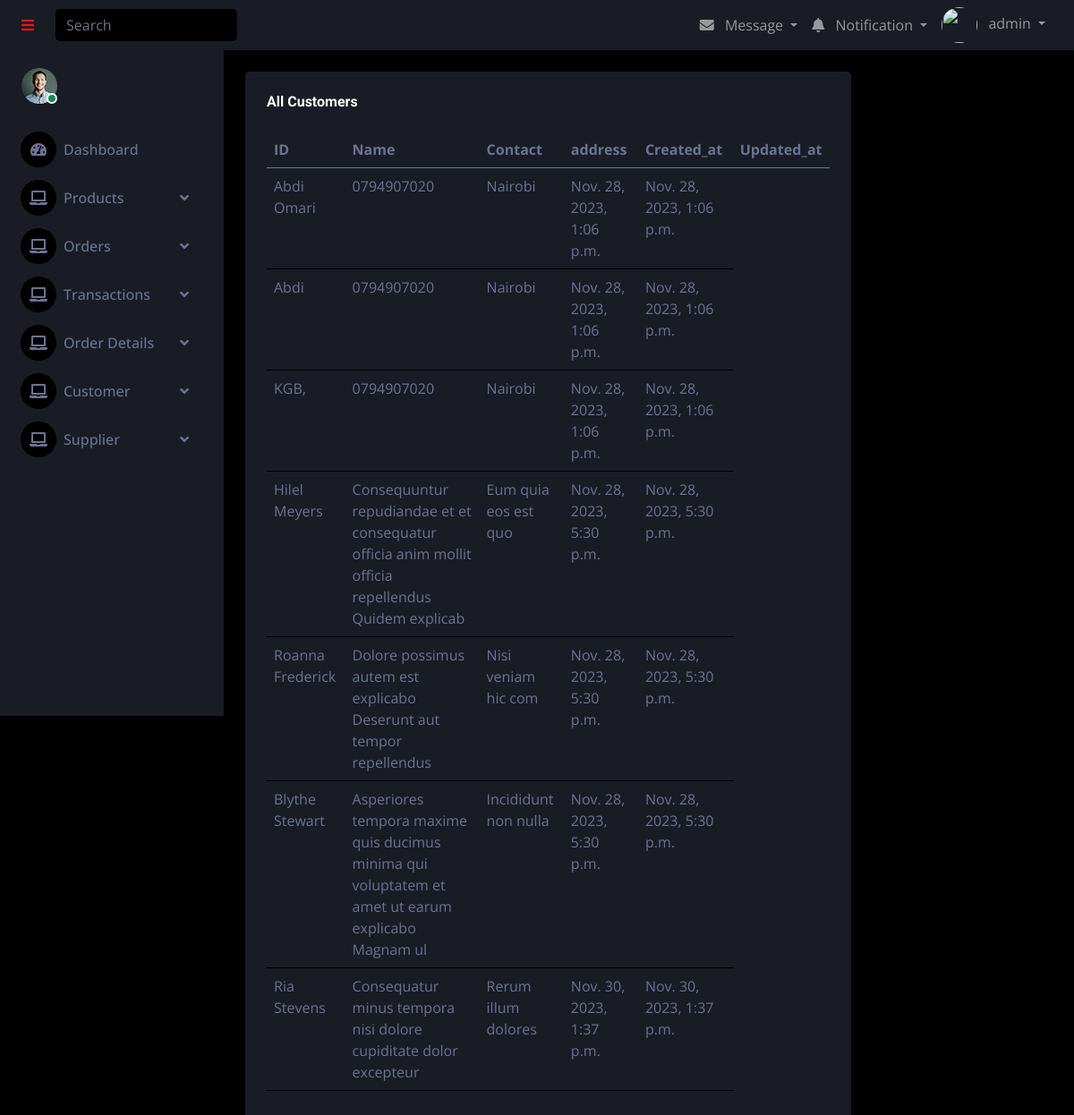
The app's page /Customer/ (signed in) with its own data.
### inventory_app/models.py (models this page shows, shortened)
class Customer(models.Model):
    name = models.CharField(max_length=100)
    contact = models.CharField(max_length=100)
    address = models.TextField()
    created_at = models.DateTimeField(auto_now_add=True, null=True)  # Once during creation
    updated_at = models.DateTimeField(auto_now=True, null=True)  # Every time an update happens

### inventory_app/views.py (the view)
# urls.py: path('Customer/', views.view_customers, name='view_customers'),
@login_required
def view_customers(request):
    customers = Customer.objects.all()
    paginator = Paginator(customers, 20)
    page_number = request.GET.get("page")
    data = paginator.get_page(page_number)
    return render(request, "view_customers.html", {"customers": customers})

### templates/view_customers.html (shortened to what this page needs)
{% extends "layout/master.html" %}
{% load humanize %}
{% block content %}
    <div class="container-fluid position-relative d-flex p-0">
     <div class="content">
      <div class="container-fluid pt-4 px-4">
     <div class="col-sm-12 col-xl-9">
                        <div class="bg-secondary rounded h-100 p-4">
                            <h6 class="mb-4">All Customers</h6>
                            <table class="table table-hover">
                                <thead>
                                    <tr>
                                        <th scope="col">ID</th>
                                        <th scope="col">Name</th>
                                        <th scope="col">Contact</th>
                                        <th scope="col">address</th>
                                        <th scope="col">Created_at</th>
                                        <th scope="col">Updated_at</th>
                                    </tr>
                                </thead>
                                <tbody>
                                {% for customer in customers %}
                                    <tr>
                                        <td>{{ customer.name }}</td>
                                        <td>{{ customer.contact }}</td>
                                        <td>{{ customer.address }}</td>
                                        <td>{{ customer.created_at }}</td>
                                        <td>{{ customer.updated_at }}</td>
                                    </tr>
                                {% endfor %}
                                </tbody>
                            </table>
                        </div>
                    </div>
      </div>
     </div>
    </div>
{% endblock %}

### templates/partials/header.html (shortened to what this page needs)
{% load static %}
        <div class="sidebar pe-4 pb-3">
            <nav class="navbar bg-secondary navbar-dark">
                <a href="{% url 'home' %}" class="navbar-brand mx-4 mb-3">
                    <h3 class="text-primary">Bonita IMS</h3>
                </a>
                <div class="d-flex align-items-center ms-4 mb-4">
                    <div class="position-relative">
                        <img class="rounded-circle" src="{% static 'app/img/user.jpg' %}" alt=""
                             style="width: 40px;
                        height:
                        40px;">
                        <div class="bg-success rounded-circle border border-2 border-white position-absolute end-0 bottom-0 p-1"></div>
                    </div>
                </div>
                <div class="navbar-nav w-100">
                    <a href="{% url 'home' %}" class="nav-item nav-link"><i class="fa
                    fa-tachometer-alt me-2"></i>Dashboard</a>
                     <div class="nav-item dropdown">
                        <a href="#" class="nav-link dropdown-toggle" data-bs-toggle="dropdown"><i
                                class="fa fa-laptop me-2"></i>Products</a>
                    </div>
                     <div class="nav-item dropdown">
                        <a href="#" class="nav-link dropdown-toggle" data-bs-toggle="dropdown"><i
                                class="fa fa-laptop me-2"></i>Orders</a>
                    </div>
                     <div class="nav-item dropdown">
                        <a href="#" class="nav-link dropdown-toggle" data-bs-toggle="dropdown"><i
                                class="fa fa-laptop me-2"></i>Transactions</a>
                    </div>
                      <div class="nav-item dropdown">
                        <a href="#" class="nav-link dropdown-toggle" data-bs-toggle="dropdown"><i
                                class="fa fa-laptop me-2"></i>Order Details</a>
                    </div>
                     <div class="nav-item dropdown">
                        <a href="#" class="nav-link dropdown-toggle" data-bs-toggle="dropdown"><i
                                class="fa fa-laptop me-2"></i>Customer</a>
                    </div>
                      <div class="nav-item dropdown">
                        <a href="#" class="nav-link dropdown-toggle" data-bs-toggle="dropdown"><i
                                class="fa fa-laptop me-2"></i>Supplier</a>
                    </div>
                </div>
            </nav>
        </div>
            <nav class="navbar navbar-expand bg-secondary navbar-dark sticky-top px-4 py-0">
                <a href="#" class="sidebar-toggler flex-shrink-0">
                    <i class="fa fa-bars"></i>
                </a>
                <form class="d-none d-md-flex ms-4">
                    <input aria-label="search" class="form-control bg-dark border-0" type="search"
                            placeholder="Search">
                </form>
                <div class="navbar-nav align-items-center ms-auto">
                    <div class="nav-item dropdown">
                        <a href="#" class="nav-link dropdown-toggle" data-bs-toggle="dropdown">
                            <i class="fa fa-envelope me-lg-2"></i>
                            <span class="d-none d-lg-inline-flex">Message</span>
                        </a>
                    </div>
                    <div class="nav-item dropdown">
                        <a href="#" class="nav-link dropdown-toggle" data-bs-toggle="dropdown">
                            <i class="fa fa-bell me-lg-2"></i>
                            <span class="d-none d-lg-inline-flex">Notification</span>
                        </a>
                    </div>
                    <div class="nav-item dropdown">
                        {% if user.is_authenticated %}
                        <a href="#" class="nav-link dropdown-toggle" data-bs-toggle="dropdown">
                            <img class="rounded-circle me-lg-2" src="{{ user.image }}" alt=""
                                 style="width:
                            40px; height: 40px;">
                            <span class="d-none d-lg-inline-flex">{{ user.username }}</span>
                        </a>
                        {% endif %}
                    </div>
                </div>
            </nav>

### static/app/css/style.css (style rules this page uses)
:root { --primary: #EB1616; --secondary: #191C24; --light: #6C7293; --dark: #000000; }
.sidebar { position: fixed; top: 0; left: 0; bottom: 0; width: 250px; height: 100vh; overflow-y: auto; background: var(--secondary); transition: 0.5s; z-index: 999; }
.content { margin-left: 250px; min-height: 100vh; background: var(--dark); transition: 0.5s; }
@media (min-width: 992px) { .sidebar { margin-left: 0; } }
@media (min-width: 992px) { .content { width: calc(100% - 250px); } }
.sidebar .navbar .navbar-nav .nav-link { padding: 7px 20px; color: var(--light); font-weight: 500; border-left: 3px solid var(--secondary); border-radius: 0 30px 30px 0; outline: none; }
.sidebar .navbar .navbar-nav .nav-link i { width: 40px; height: 40px; display: inline-flex; align-items: center; justify-content: center; background: var(--dark); border-radius: 40px; }
.sidebar .navbar .dropdown-toggle::after { position: absolute; top: 15px; right: 15px; border: none; content: "\f107"; font-family: "Font Awesome 5 Free"; font-weight: 900; transition: .5s; }

### records on screen
Customer: name "Abdi Omari", contact "0794907020", address "Nairobi", created_at "Nov. 28, 2023, 1:06 p.m.", updated_at "Nov. 28, 2023, 1:06 p.m."
Customer: name "Abdi", contact "0794907020", address "Nairobi", created_at "Nov. 28, 2023, 1:06 p.m.", updated_at "Nov. 28, 2023, 1:06 p.m."
Customer: name "KGB,", contact "0794907020", address "Nairobi", created_at "Nov. 28, 2023, 1:06 p.m.", updated_at "Nov. 28, 2023, 1:06 p.m."
Customer: name "Hilel Meyers", contact "Consequuntur repudiandae et et consequatur officia anim mollit officia repellendus Quidem explicab", address "Eum quia eos est quo", created_at "Nov. 28, 2023, 5:30 p.m.", updated_at "Nov. 28, 2023, 5:30 p.m."
Customer: name "Roanna Frederick", contact "Dolore possimus autem est explicabo Deserunt aut tempor repellendus", address "Nisi veniam hic com", created_at "Nov. 28, 2023, 5:30 p.m.", updated_at "Nov. 28, 2023, 5:30 p.m."
Customer: name "Blythe Stewart", contact "Asperiores tempora maxime quis ducimus minima qui voluptatem et amet ut earum explicabo Magnam ul", address "Incididunt non nulla", created_at "Nov. 28, 2023, 5:30 p.m.", updated_at "Nov. 28, 2023, 5:30 p.m."
Customer: name "Ria Stevens", contact "Consequatur minus tempora nisi dolore cupiditate dolor excepteur", address "Rerum illum dolores", created_at "Nov. 30, 2023, 1:37 p.m.", updated_at "Nov. 30, 2023, 1:37 p.m."

### other values on screen
{{ user.username }} "admin"
